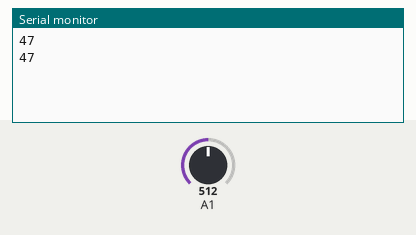
Simulated run of this sketch. Board: Arduino Uno, built with avr-gcc and run on an emulated ATmega328P. Parts: the last lines printed to the serial monitor. The test bench sets the inputs (shaded band); at power-on: A1 = 512.

Above: at 2.3 s.
2.4 s: A1 set to 716
At 3.7 s:
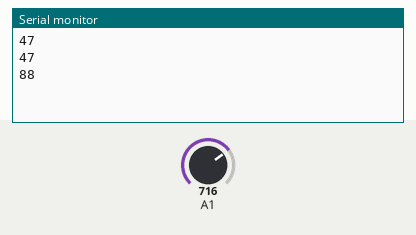
4.5 s: A1 set to 900
At 4.9 s:
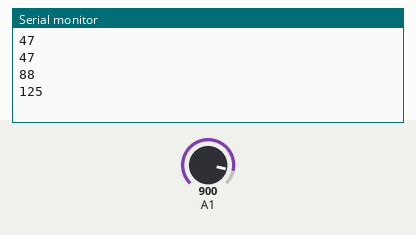
Timing chart, 0 to 7.5 s (numbered marks = the images above; inputs shaded):
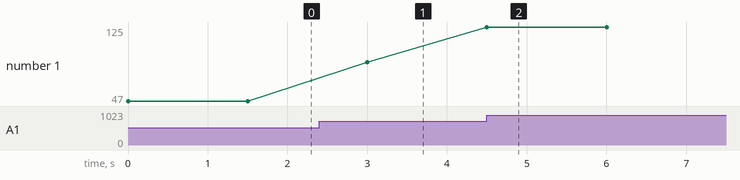

Measured:
- after the input at 2.4 s, the serial monitor: prints a new line after 0.60 s (image 1)
- after the input at 4.5 s, the serial monitor: prints a new line at once (image 2)
- plotted number 1: 47 → 88 after the input at 2.4 s, 88 → 125 after the input at 4.5 s

The sketch:

temp_sensor.ino
```cpp
int temp=0;
void setup() {

pinMode(A1,INPUT);
Serial.begin(9600);

}

void loop() {


temp=analogRead(A1);
int val=map(temp,0,1023,-55,150);
Serial.println(val);
delay(1500);

}
```
